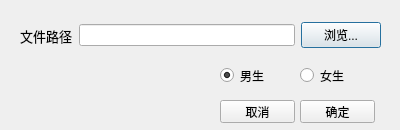
<?xml version="1.0" encoding="UTF-8"?>
<ui version="4.0">
 <class>load_file</class>
 <widget class="QDialog" name="load_file">
  <property name="geometry">
   <rect>
    <x>0</x>
    <y>0</y>
    <width>400</width>
    <height>130</height>
   </rect>
  </property>
  <property name="windowTitle">
   <string>导入文件</string>
  </property>
  <property name="windowIcon">
   <iconset>
    <normaloff>icon.svg</normaloff>icon.svg</iconset>
  </property>
  <widget class="QWidget" name="horizontalLayoutWidget">
   <property name="geometry">
    <rect>
     <x>20</x>
     <y>20</y>
     <width>361</width>
     <height>31</height>
    </rect>
   </property>
   <layout class="QHBoxLayout" name="horizontalLayout">
    <item>
     <widget class="QLabel" name="path_label">
      <property name="font">
       <font>
        <family>宋体</family>
        <pointsize>10</pointsize>
       </font>
      </property>
      <property name="text">
       <string>文件路径</string>
      </property>
     </widget>
    </item>
    <item>
     <widget class="QLineEdit" name="path_lineEdit"/>
    </item>
    <item>
     <widget class="QPushButton" name="file_Button">
      <property name="text">
       <string>浏览...</string>
      </property>
     </widget>
    </item>
   </layout>
  </widget>
  <widget class="QPushButton" name="cancel_button">
   <property name="geometry">
    <rect>
     <x>220</x>
     <y>100</y>
     <width>75</width>
     <height>23</height>
    </rect>
   </property>
   <property name="text">
    <string>取消</string>
   </property>
  </widget>
  <widget class="QPushButton" name="yes_button">
   <property name="geometry">
    <rect>
     <x>300</x>
     <y>100</y>
     <width>75</width>
     <height>23</height>
    </rect>
   </property>
   <property name="text">
    <string>确定</string>
   </property>
  </widget>
  <widget class="QRadioButton" name="boy_button">
   <property name="geometry">
    <rect>
     <x>220</x>
     <y>60</y>
     <width>86</width>
     <height>31</height>
    </rect>
   </property>
   <property name="text">
    <string>男生</string>
   </property>
   <property name="checked">
    <bool>true</bool>
   </property>
  </widget>
  <widget class="QRadioButton" name="girl_button">
   <property name="geometry">
    <rect>
     <x>300</x>
     <y>60</y>
     <width>86</width>
     <height>31</height>
    </rect>
   </property>
   <property name="text">
    <string>女生</string>
   </property>
  </widget>
 </widget>
 <resources/>
 <connections/>
</ui>
